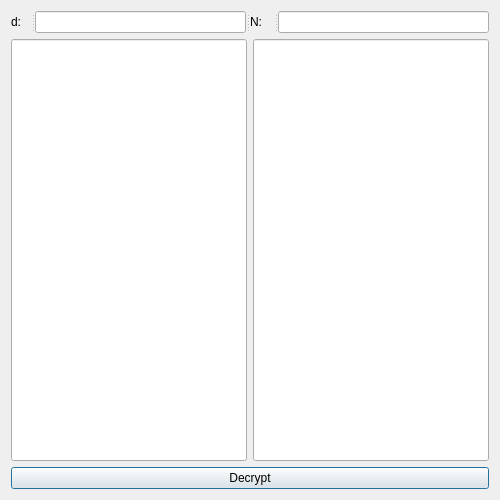
<?xml version="1.0" encoding="UTF-8"?>
<ui version="4.0">
 <class>AsymDecryptWindow</class>
 <widget class="QDialog" name="AsymDecryptWindow">
  <property name="geometry">
   <rect>
    <x>0</x>
    <y>0</y>
    <width>500</width>
    <height>500</height>
   </rect>
  </property>
  <property name="windowTitle">
   <string>Dialog</string>
  </property>
  <layout class="QFormLayout" name="formLayout">
   <item row="0" column="0" colspan="2">
    <widget class="QSplitter" name="splitter">
     <property name="orientation">
      <enum>Qt::Horizontal</enum>
     </property>
     <widget class="QLabel" name="label">
      <property name="text">
       <string>d:</string>
      </property>
     </widget>
     <widget class="QLineEdit" name="lineEdit"/>
     <widget class="QLabel" name="label_2">
      <property name="text">
       <string>N:</string>
      </property>
     </widget>
     <widget class="QLineEdit" name="lineEdit_4"/>
    </widget>
   </item>
   <item row="1" column="0" colspan="2">
    <layout class="QGridLayout" name="gridLayout">
     <item row="0" column="0">
      <widget class="QLineEdit" name="lineEdit_2">
       <property name="sizePolicy">
        <sizepolicy hsizetype="Expanding" vsizetype="Expanding">
         <horstretch>0</horstretch>
         <verstretch>0</verstretch>
        </sizepolicy>
       </property>
       <property name="styleSheet">
        <string notr="true"/>
       </property>
       <property name="inputMask">
        <string/>
       </property>
       <property name="text">
        <string/>
       </property>
       <property name="maxLength">
        <number>32767</number>
       </property>
       <property name="alignment">
        <set>Qt::AlignLeading|Qt::AlignLeft|Qt::AlignTop</set>
       </property>
      </widget>
     </item>
     <item row="0" column="1">
      <widget class="QLineEdit" name="lineEdit_3">
       <property name="sizePolicy">
        <sizepolicy hsizetype="Expanding" vsizetype="Expanding">
         <horstretch>0</horstretch>
         <verstretch>0</verstretch>
        </sizepolicy>
       </property>
       <property name="inputMask">
        <string/>
       </property>
       <property name="alignment">
        <set>Qt::AlignLeading|Qt::AlignLeft|Qt::AlignTop</set>
       </property>
       <property name="readOnly">
        <bool>true</bool>
       </property>
      </widget>
     </item>
    </layout>
   </item>
   <item row="2" column="0" colspan="2">
    <widget class="QPushButton" name="pushButton_2">
     <property name="text">
      <string>Decrypt</string>
     </property>
    </widget>
   </item>
  </layout>
 </widget>
 <resources/>
 <connections/>
</ui>
